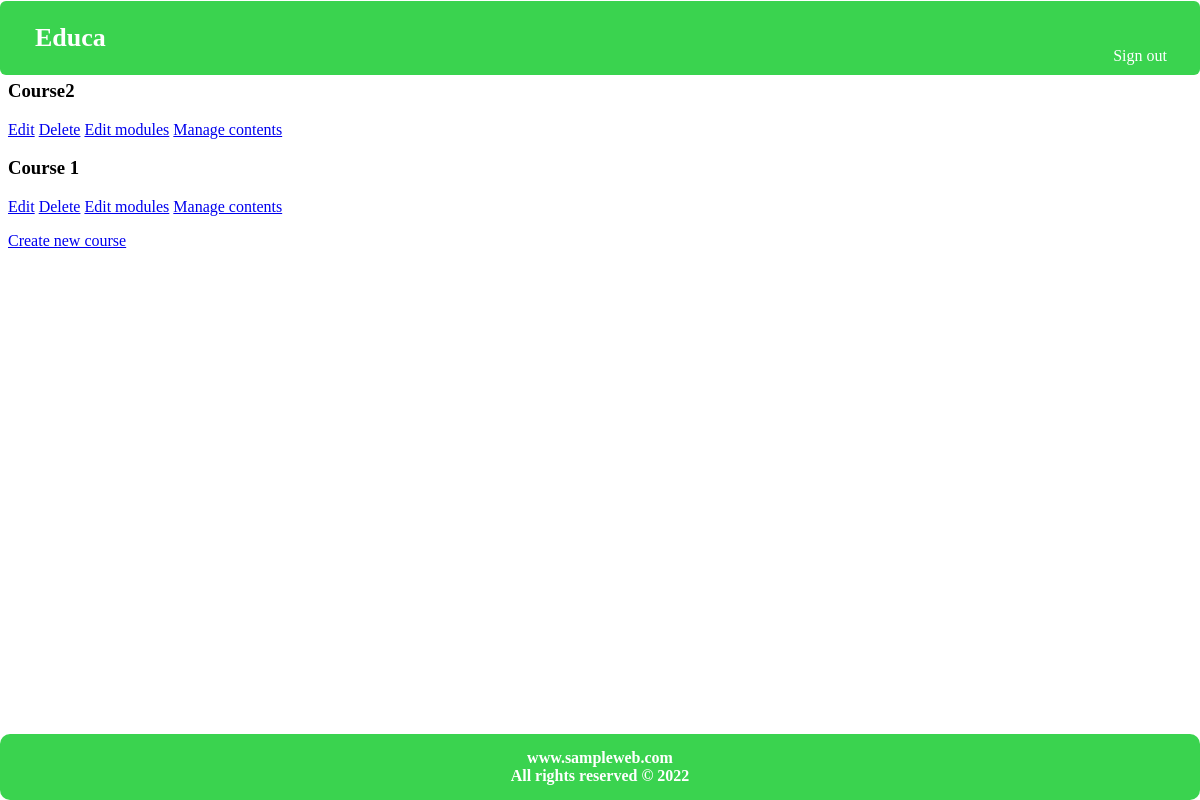
The page /course/mine/ (signed in) on the database its author committed.
### courses/models.py (models this page shows, shortened)
class Course(models.Model):
    owner = models.ForeignKey(User,
                              related_name='courses_created',
                              on_delete=models.CASCADE)
    subject = models.ForeignKey(Subject,
                                related_name='courses',
                                on_delete=models.CASCADE)
    title = models.CharField(max_length=200)
    slug = models.SlugField(max_length=200, unique=True)
    overview = models.TextField()
    created = models.DateTimeField(auto_now_add=True)
    students = models.ManyToManyField(User,
                                      related_name='courses_joined',
                                      blank=True)
    class Meta:
        ordering = ['-created']

### courses/views.py (the view, shortened to what this page needs)
class ManageCourseListView(ListView):
    model = Course
    template_name = 'courses/manage/course/list.html'

### courses/views.py (called while the page is built)
    def get_queryset(self):
        qs = super(OwnerMixin, self).get_queryset()
        return qs.filter(owner=self.request.user)

### courses/templates/courses/manage/course/list.html (shortened to what this page needs)
{% extends "base.html" %}
{% block content %}
<h1>My courses</h1>
<div class="module">
    {% for course in object_list %}
    <div class="course-info">
        <h3>{{ course.title }}</h3>
        <p>
            <a href="{%	url	'course_edit' course.id %}">Edit</a>
            <a href="{%	url	'course_delete' course.id %}">Delete</a>
            <a href="{%	url	'course_module_update'	course.id	%}">Edit modules</a>
            {% if course.modules.count > 0 %}
            <a href="{%	url	'module_content_list' course.modules.first.id %}">
                Manage contents</a>
            {% endif %}
        </p>
    </div>
    {% empty %}
    <p>You haven't created any courses yet.</p>
    {% endfor %}
    <p>
        <a href="{%	url	'course_create' %}" class="button">Create new
            course</a>
    </p>
</div>
{% endblock %}

### courses/templates/base.html (style rules this page uses)
body { font-family: calibri; }

### rows shown on the page
Course: title "Course2", shows "Manage contents"
Course: title "Course 1", shows "Manage contents"
